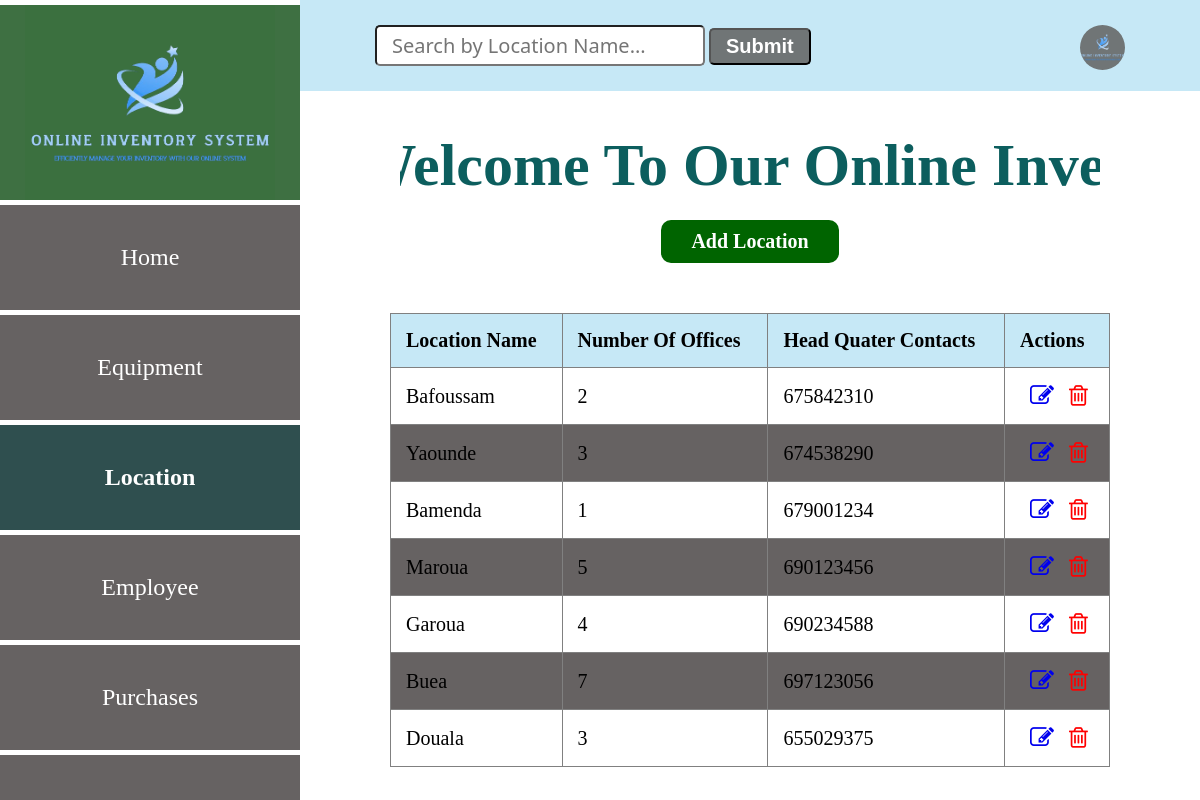
Before: /location with the older database file.
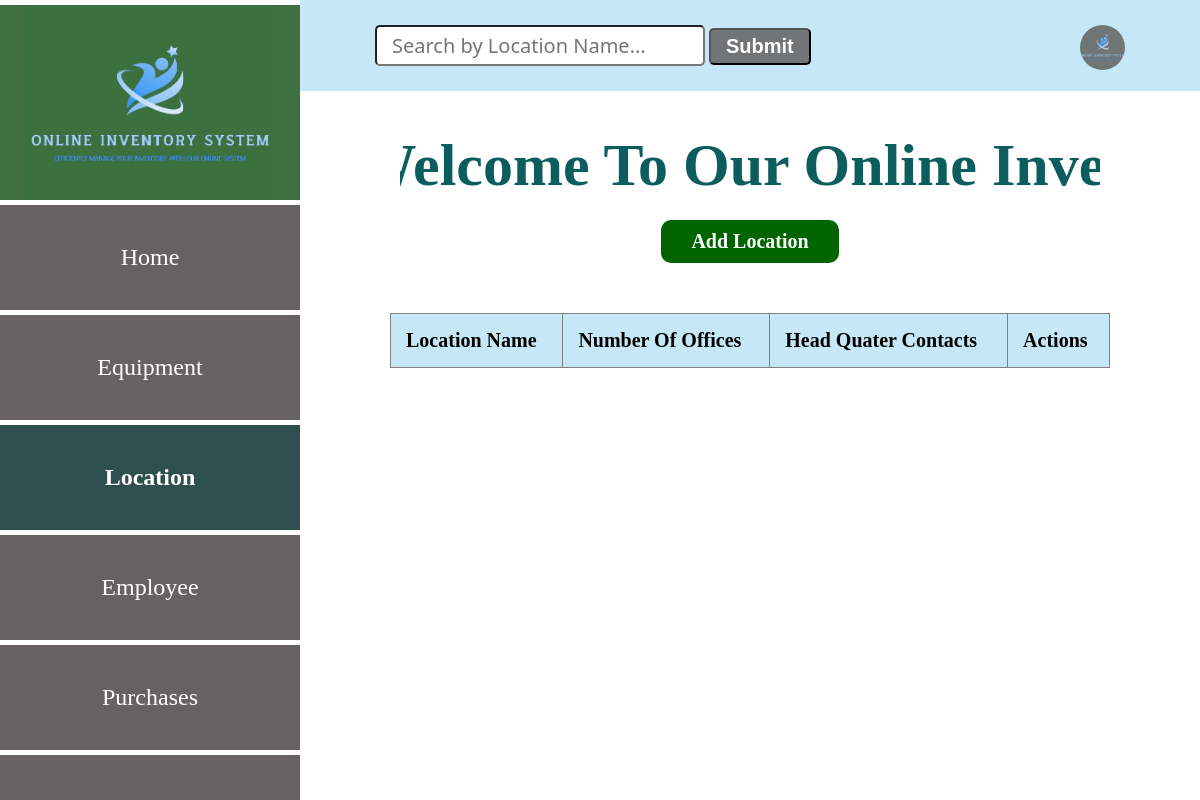
After: the same page with the newer database file.
### app.py (models this page shows, shortened)
class Location(db.Model):
    __tablename__ = "locations"
    id=db.Column(db.Integer, primary_key=True)
    location_name=db.Column(db.String(50))
    number_of_offices=db.Column(db.Integer)
    head_quater_contact=db.Column(db.Integer)
    employees_rel=db.relationship('Employee', backref='employees_location')
    equipment_rel=db.relationship('Equipment', backref='equipment_loation')

### app.py (the view)
@app.route('/location')
def location():
    locations = Location.query.all()
    return render_template ('locationList.html', locations = locations)

### app.py (called while the page is built)
@app.before_request
def create_table():
    db.create_all()

### templates/locationList.html (shortened to what this page needs)
<!DOCTYPE html>
<html lang="en">
<head>
    <link
    rel="stylesheet"
    href="{{ url_for('static', filename='main.css') }}"
    />
    <link rel="stylesheet" href="https://cdnjs.cloudflare.com/ajax/libs/font-awesome/4.7.0/css/font-awesome.min.css">
</head>
<body>
    <div class="header">
        <input type="search" id="query" name="search" placeholder="Search by Location Name...">
        <button id="search-button">Submit</button>
        <a href="#"><img src="{{ url_for('static', filename='logo.png') }}" alt=""></a>
    </div>
    <section class="sidebar">
        <div class="logo">
            <img src="{{ url_for('static', filename='logo.png') }}" alt="logo">
        </div>
        <div class="content">
            <a href="/entry_point" class="home">Home</a>
            <a href="/equipment" class="home">Equipment</a>
            <a href="/location" class="home active">Location</a>
            <a href="/employee" class="home">Employee</a>
            <a href="/purchase" class="home">Purchases</a>
            <a href="/login" class="home">Logout</a>
        </div>
    </section>
    <div class="marquee-container">
      <h1 class="marquee">Welcome To Our Online Inventory System</h1>
    </div>
    <div class="location-form">
      <a href="/add-location" class="btn1">Add Location</a>
      <table border="1" style="overflow: auto;">
        <thead>
          <tr>
            <th>Location Name</th>
            <th>Number Of Offices</th>
            <th>Head Quater Contacts</th>
            <th>Actions</th>
          </tr>
        </thead>
        <tbody id="table-results">
          {% for location in locations  %}
            <tr>
              <td>{{ location.location_name }}</td>
              <td>{{ location.number_of_offices}}</td>
              <td>{{ location.head_quater_contact}}</td>
              <td class="action">
                <a href="/edit_location{{ location.id }}"><i class="fa fa-edit" style="font-size:24px"></i></a>
                <a href="/delete_location{{ location.id }}"><i class="fa fa-trash-o" style="font-size:24px"></i></a>
              </td>
            </tr>
          {% endfor %}
        </tbody>
      </table>
    </div>
</body>
</html>

Changed rows visible on the page:
removed Location: location_name "Bafoussam", number_of_offices "2", head_quater_contact "675842310"
removed Location: location_name "Yaounde", number_of_offices "3", head_quater_contact "674538290"
removed Location: location_name "Bamenda", number_of_offices "1", head_quater_contact "679001234"
removed Location: location_name "Maroua", number_of_offices "5", head_quater_contact "690123456"
removed Location: location_name "Garoua", number_of_offices "4", head_quater_contact "690234588"
removed Location: location_name "Buea", number_of_offices "7", head_quater_contact "697123056"
removed Location: location_name "Douala", number_of_offices "3", head_quater_contact "655029375"
